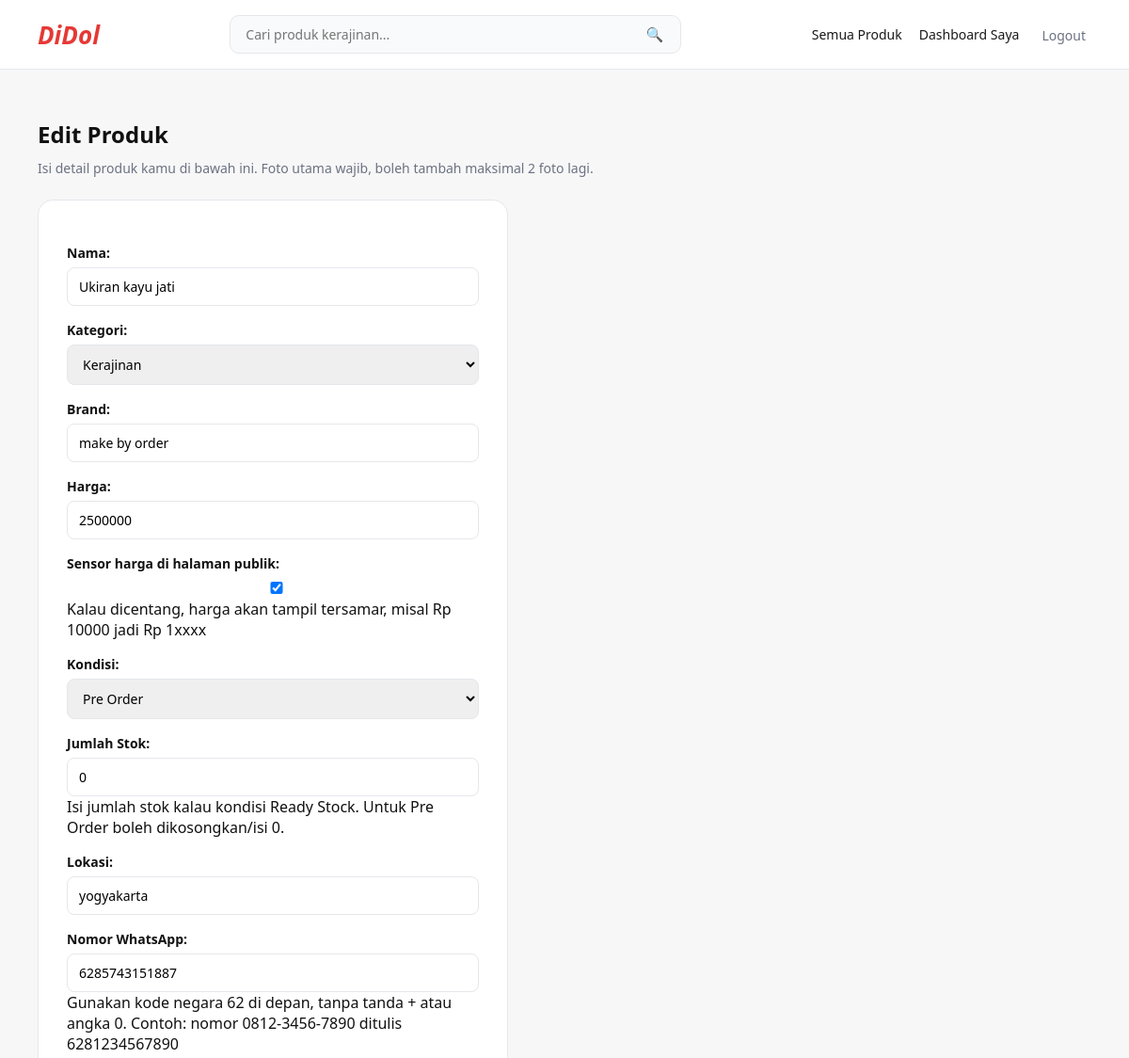
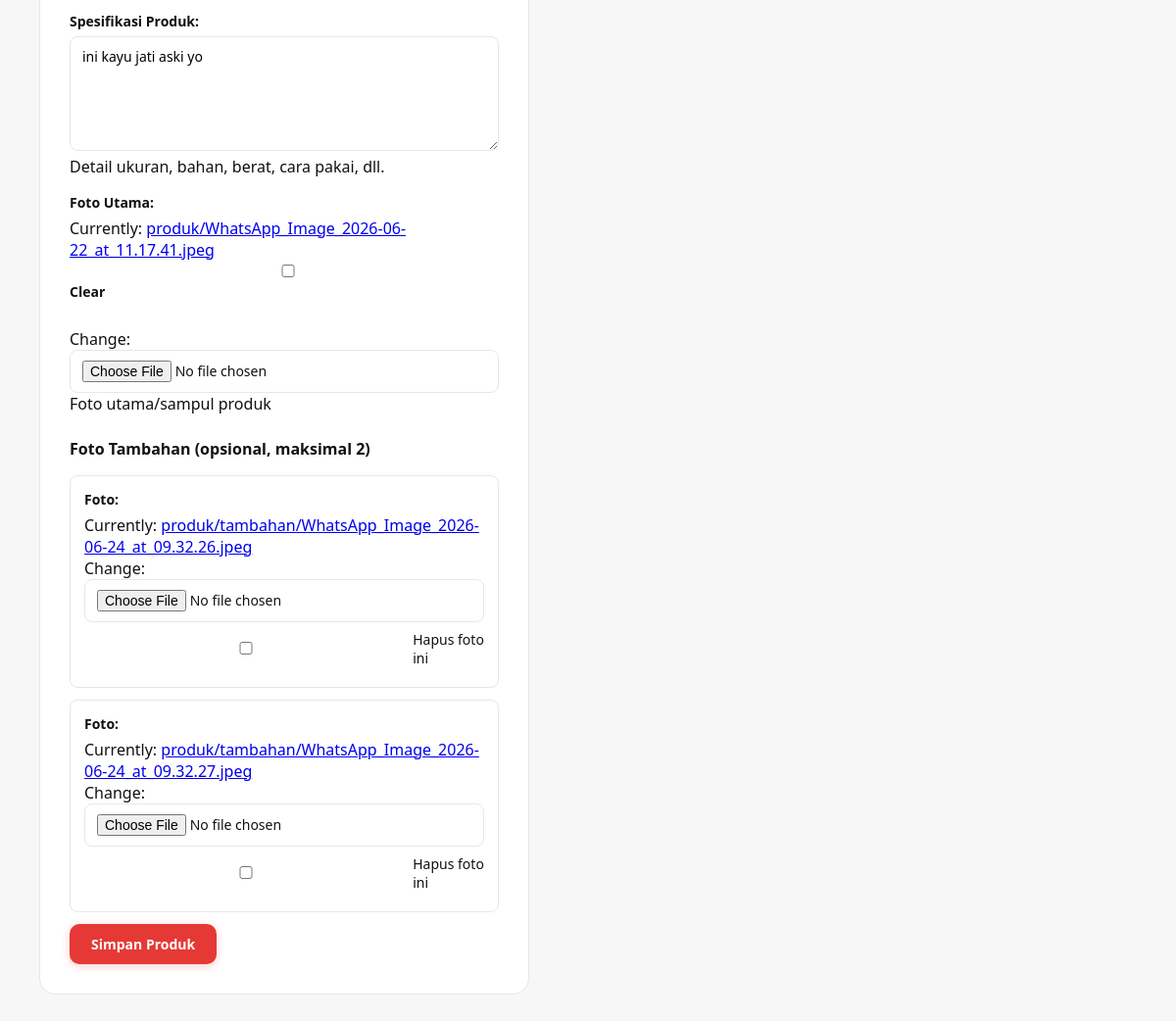
The page /products/8/edit/ (signed in) on the database its author committed (2 pictures, top to bottom).
### products/models.py (models this page shows, shortened)
class Product(models.Model):
    CATEGORY_CHOICES = [
        ("Kerajinan", "Kerajinan"),
        ("Furniture", "Furniture"),
        ("Alat Serbaguna", "Alat Serbaguna"),
        ("Lainnya", "Lainnya"),
    ]
    KONDISI_CHOICES = [
        ("Ready", "Ready Stock"),
        ("PreOrder", "Pre Order"),
    ]
    STATUS_CHOICES = [
        ("Aktif", "Aktif / Dijual"),
        ("Terjual", "Terjual"),
    ]
    penjual = models.ForeignKey(get_user_model(), on_delete=models.CASCADE)
    nama = models.CharField(max_length=255)
    kategori = models.CharField(max_length=20, choices=CATEGORY_CHOICES)
    brand = models.CharField(max_length=100, blank=True)
    harga = models.PositiveIntegerField()
    sembunyikan_harga = models.BooleanField(default=False, help_text="Centang untuk menyensor harga di halaman publik, misal Rp 10000 tampil jadi Rp 1xxxx")
    kondisi = models.CharField(max_length=20, choices=KONDISI_CHOICES)
    status = models.CharField(max_length=20, choices=STATUS_CHOICES, default="Aktif")
    stok = models.PositiveIntegerField(default=0, help_text="Jumlah stok tersedia (khusus untuk kondisi Ready Stock)")
    jumlah_terjual = models.PositiveIntegerField(default=0)
    lokasi = models.CharField(max_length=100)
    no_wa = models.CharField(max_length=20, help_text="Contoh: 6281234567890 (kode negara, tanpa + atau 0 di depan)")
    spesifikasi = models.TextField(blank=True, help_text="Detail ukuran, bahan, berat, cara pakai, dll.")
    foto = models.ImageField(upload_to="produk/", blank=True, null=True, help_text="Foto utama/sampul produk")
    dibuat = models.DateTimeField(auto_now_add=True)

### products/views.py (the view)
# urls.py: path("<int:pk>/edit/", product_update_view, name="product_update"),
@login_required
def product_update_view(request, pk):
    product = get_object_or_404(Product, pk=pk, penjual=request.user)
    if request.method == "POST":
        form = ProductForm(request.POST, request.FILES, instance=product)
        formset = ProductImageFormSet(request.POST, request.FILES, instance=product)
        if form.is_valid() and formset.is_valid():
            form.save()
            formset.save()
            return redirect("dashboard")
    else:
        form = ProductForm(instance=product)
        formset = ProductImageFormSet(instance=product)
    return render(request, "products/product_form.html", {"form": form, "formset": formset})

### products/forms.py
class ProductForm(forms.ModelForm):
    class Meta:
        model = Product
        fields = [
            "nama", "kategori", "brand", "harga", "sembunyikan_harga",
            "kondisi", "stok", "lokasi", "no_wa", "spesifikasi", "foto",
        ]
        labels = {
            "no_wa": "Nomor WhatsApp",
            "sembunyikan_harga": "Sensor harga di halaman publik",
            "spesifikasi": "Spesifikasi Produk",
            "foto": "Foto Utama",
            "stok": "Jumlah Stok",
        }
        widgets = {
            "no_wa": forms.TextInput(attrs={"placeholder": "Contoh: 6281234567890"}),
            "spesifikasi": forms.Textarea(attrs={"rows": 5, "placeholder": "Contoh: Ukuran 30x20 cm, bahan kayu jati solid, berat 1.5 kg"}),
        }
        help_texts = {
            "no_wa": "Gunakan kode negara 62 di depan, tanpa tanda + atau angka 0. Contoh: nomor 0812-3456-7890 ditulis 6281234567890",
            "sembunyikan_harga": "Kalau dicentang, harga akan tampil tersamar, misal Rp 10000 jadi Rp 1xxxx",
            "stok": "Isi jumlah stok kalau kondisi Ready Stock. Untuk Pre Order boleh dikosongkan/isi 0.",
        }

### templates/products/product_form.html (shortened to what this page needs)
{% extends "base.html" %}
{% block content %}
<h2>{{ form.instance.pk|yesno:"Edit Produk,Tambah Produk Baru" }}</h2>
<p class="helper-text">Isi detail produk kamu di bawah ini. Foto utama wajib, boleh tambah maksimal 2 foto lagi.</p>
<div class="form-card">
    <form method="post" enctype="multipart/form-data">
        {{ form.as_p }}
        <h3 style="font-size: 16px; margin-top: 24px;">Foto Tambahan (opsional, maksimal 2)</h3>
        {% for image_form in formset %}
            <div style="border: 1px solid var(--border); border-radius: 8px; padding: 14px; margin-bottom: 12px;">
                {{ image_form.foto.label_tag }}
                {{ image_form.foto }}
                {% if image_form.instance.pk %}
                    <label style="display: flex; align-items: center; gap: 6px; margin-top: 8px; font-weight: 400;">
                        {{ image_form.DELETE }} Hapus foto ini
                    </label>
                {% endif %}
            </div>
        {% endfor %}
        <button type="submit" class="btn btn-primary">Simpan Produk</button>
    </form>
</div>
{% endblock %}

### templates/base.html (style rules this page uses)
:root { --primary: #e53935; --primary-dark: #c62828; --dark: #1a1a1a; --gray: #6b7280; --border: #e5e7eb; --bg: #f7f7f8; --success: #2e7d32; }
* { box-sizing: border-box; }
body { font-family: 'Segoe UI', Arial, sans-serif; margin: 0; padding: 0; background: var(--bg); color: #111; }
.btn { display: inline-block; padding: 11px 22px; border-radius: 10px; font-weight: 700; font-size: 14px; text-decoration: none; border: none; cursor: pointer; font-family: inherit; transition: all 0.15s ease; }
.btn-primary { background: var(--primary); color: #fff; box-shadow: 0 2px 8px rgba(229,57,53,0.25); }
form p { margin-bottom: 16px; }
form label { display: block; font-weight: 600; font-size: 14px; margin-bottom: 6px; }
form input, form select, form textarea { width: 100%; padding: 10px 12px; border: 1px solid var(--border); border-radius: 8px; font-size: 14px; font-family: inherit; }
.form-card { background: #fff; border: 1px solid var(--border); border-radius: 16px; padding: 30px; max-width: 500px; }
.helper-text { color: var(--gray); font-size: 14px; margin-top: -10px; margin-bottom: 24px; }

### rows shown on the page
Product: instance.pk "Edit Produk", nama "Ukiran kayu jati", kategori "Kerajinan", brand "make by order", harga "2500000", sembunyikan_harga "☑", kondisi "Pre Order", stok "0", lokasi "yogyakarta", no_wa "6285743151887", spesifikasi "ini kayu jati aski yo"

### other values the page prints
{{ image_form.foto.label_tag }} "Foto:" "Foto:"
